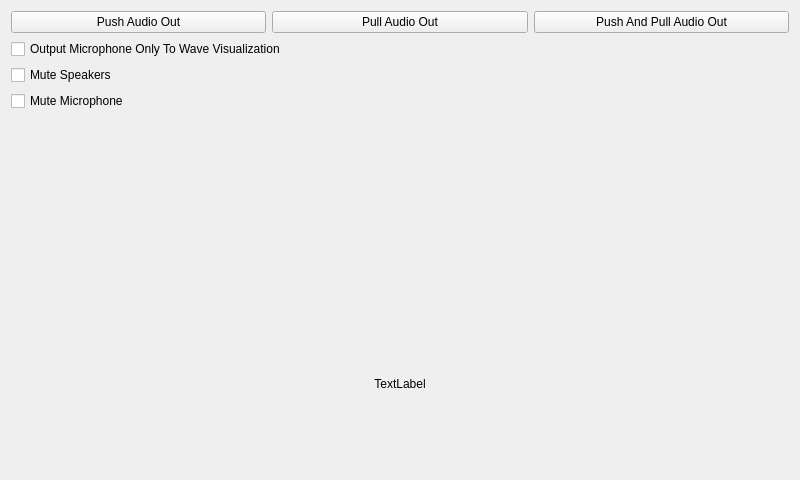
<?xml version="1.0" encoding="UTF-8"?>
<ui version="4.0">
 <class>MainWindow</class>
 <widget class="QMainWindow" name="MainWindow">
  <property name="geometry">
   <rect>
    <x>0</x>
    <y>0</y>
    <width>800</width>
    <height>480</height>
   </rect>
  </property>
  <property name="windowTitle">
   <string>MainWindow</string>
  </property>
  <widget class="QWidget" name="centralWidget">
   <layout class="QVBoxLayout" name="verticalLayout">
    <item>
     <layout class="QHBoxLayout" name="horizontalLayout">
      <item>
       <widget class="QPushButton" name="m_PushAudioOutButton">
        <property name="text">
         <string>Push Audio Out</string>
        </property>
       </widget>
      </item>
      <item>
       <widget class="QPushButton" name="m_PullAudioOutButton">
        <property name="text">
         <string>Pull Audio Out</string>
        </property>
       </widget>
      </item>
      <item>
       <widget class="QPushButton" name="m_PushAndPullButton">
        <property name="text">
         <string>Push And Pull Audio Out</string>
        </property>
       </widget>
      </item>
     </layout>
    </item>
    <item>
     <widget class="QCheckBox" name="m_MicOnlyVisualizeCheckBox">
      <property name="text">
       <string>Output Microphone Only To Wave Visualization</string>
      </property>
     </widget>
    </item>
    <item>
     <widget class="QCheckBox" name="m_MuteSpeakersCheckBox">
      <property name="text">
       <string>Mute Speakers</string>
      </property>
     </widget>
    </item>
    <item>
     <widget class="QCheckBox" name="m_MuteMicrophoneCheckBox">
      <property name="text">
       <string>Mute Microphone</string>
      </property>
     </widget>
    </item>
    <item>
     <widget class="QLabel" name="m_WaveForm">
      <property name="sizePolicy">
       <sizepolicy hsizetype="Expanding" vsizetype="Expanding">
        <horstretch>0</horstretch>
        <verstretch>0</verstretch>
       </sizepolicy>
      </property>
      <property name="text">
       <string/>
      </property>
      <property name="alignment">
       <set>Qt::AlignLeading|Qt::AlignLeft|Qt::AlignTop</set>
      </property>
     </widget>
    </item>
    <item>
     <widget class="Waveform" name="widget" native="true"/>
    </item>
    <item>
     <widget class="QLabel" name="label">
      <property name="sizePolicy">
       <sizepolicy hsizetype="Preferred" vsizetype="Expanding">
        <horstretch>0</horstretch>
        <verstretch>0</verstretch>
       </sizepolicy>
      </property>
      <property name="text">
       <string>TextLabel</string>
      </property>
      <property name="alignment">
       <set>Qt::AlignCenter</set>
      </property>
     </widget>
    </item>
   </layout>
  </widget>
 </widget>
 <layoutdefault spacing="6" margin="11"/>
 <customwidgets>
  <customwidget>
   <class>Waveform</class>
   <extends>QWidget</extends>
   <header location="global">QtSoundTest/WaveForm.h</header>
   <container>1</container>
  </customwidget>
 </customwidgets>
 <resources/>
 <connections/>
</ui>
